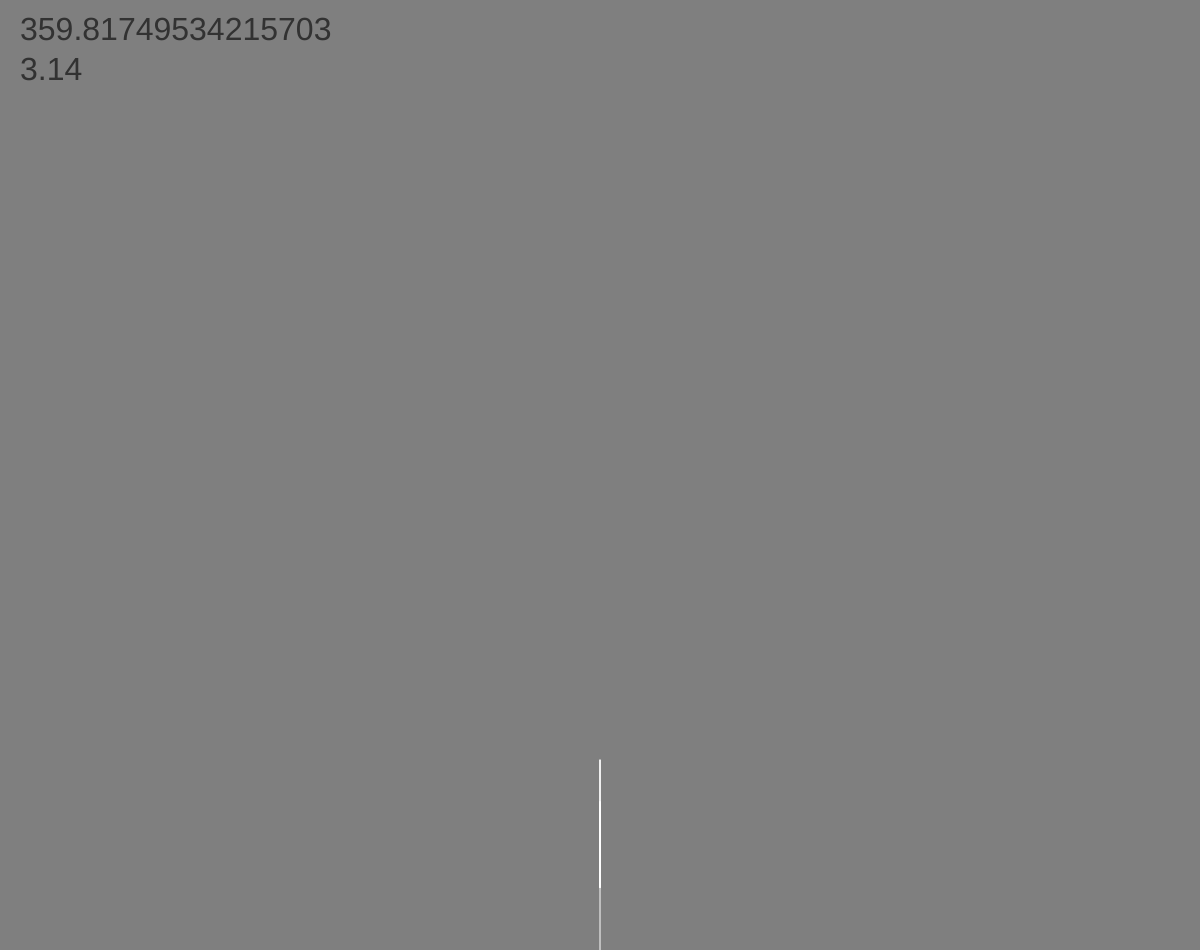
Frame 1 (no input)
Frame 60 (no input): identical to frame 1, image omitted
Frame 120 (the mouse pressed at the canvas centre since frame 60): identical to frame 1, image omitted

The p5.js sketch that drew this single still picture (run headless with seeded random() and noise() and a simulated clock; from frame 60 on, the mouse is pressed at the canvas centre):

// p5.js sketch
// ── sketch.js
var ang = 0;
var slider;
function setup() {
  createCanvas(windowWidth, windowHeight - 50);
  slider = createSlider(0,PI, PI*2, 0.01)
}

function draw() {
  ang = slider.value();
  background(127);
  noStroke();
  fill(50);
  translate(0,0);
  textSize(32);
  text(ang * (2*180) / PI, 20,40)
  text(ang, 20,80)
  translate(width/2,height);
  //2×180°/π
  fill(255);
  stroke(255);
  branch(height/5);
}

function branch(len)
{
  line(0,0,0,-len);
  translate(0, -len)
  if(len > 4)
  {
    push();
    rotate(ang);
    branch(len * 0.67)
    pop();
    push();
    rotate(-ang);
    branch(len * 0.67)
    pop();  
  }
  
  
}
